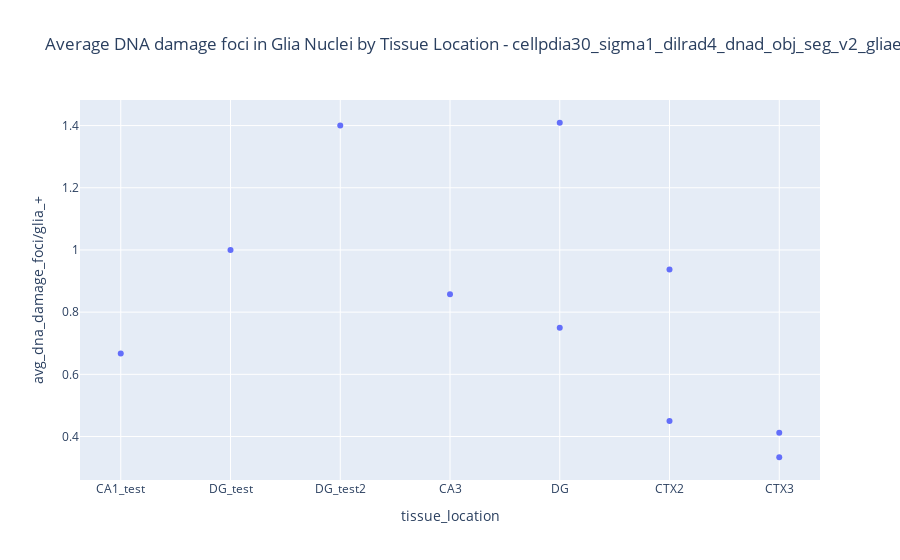

This figure's notebook cell:
### Code cell
# Create the plot
fig = px.scatter(df, x='tissue_location', y='avg_dna_damage_foci/glia_+',
                 hover_data=['staining_id'], title=f"Average DNA damage foci in Glia Nuclei by Tissue Location - {title}")

# Show the plot
fig.show()

### Figure 1 — Plotly figure (JSON) as saved in the notebook; plotly's stock layout.template omitted (floating-point values rounded to 4 significant figures)
{"data": [{"customdata": [[20], [20], [21], [33], [33], [43], [45], [45], [58], [58]], "hovertemplate": "tissue_location=%{x}<br>avg_dna_damage_foci/glia_+=%{y}<br>staining_id=%{customdata[0]}<extra></extra>", "legendgroup": "", "marker": {"color": "#636efa", "symbol": "circle"}, "mode": "markers", "name": "", "orientation": "v", "showlegend": false, "type": "scatter", "x": ["CA1_test", "DG_test", "DG_test2", "CA3", "DG", "CTX2", "CTX3", "DG", "CTX2", "CTX3"], "xaxis": "x", "y": [0.6667, 1, 1.4, 0.8571, 0.75, 0.45, 0.4118, 1.409, 0.9375, 0.3333], "yaxis": "y"}], "layout": {"legend": {"tracegroupgap": 0}, "title": {"text": "Average DNA damage foci in Glia Nuclei by Tissue Location - cellpdia30_sigma1_dilrad4_dnad_obj_seg_v2_gliaero6_gliathr20_dnadero2"}, "xaxis": {"anchor": "y", "domain": [0, 1], "title": {"text": "tissue_location"}}, "yaxis": {"anchor": "x", "domain": [0, 1], "title": {"text": "avg_dna_damage_foci/glia_+"}}}}
